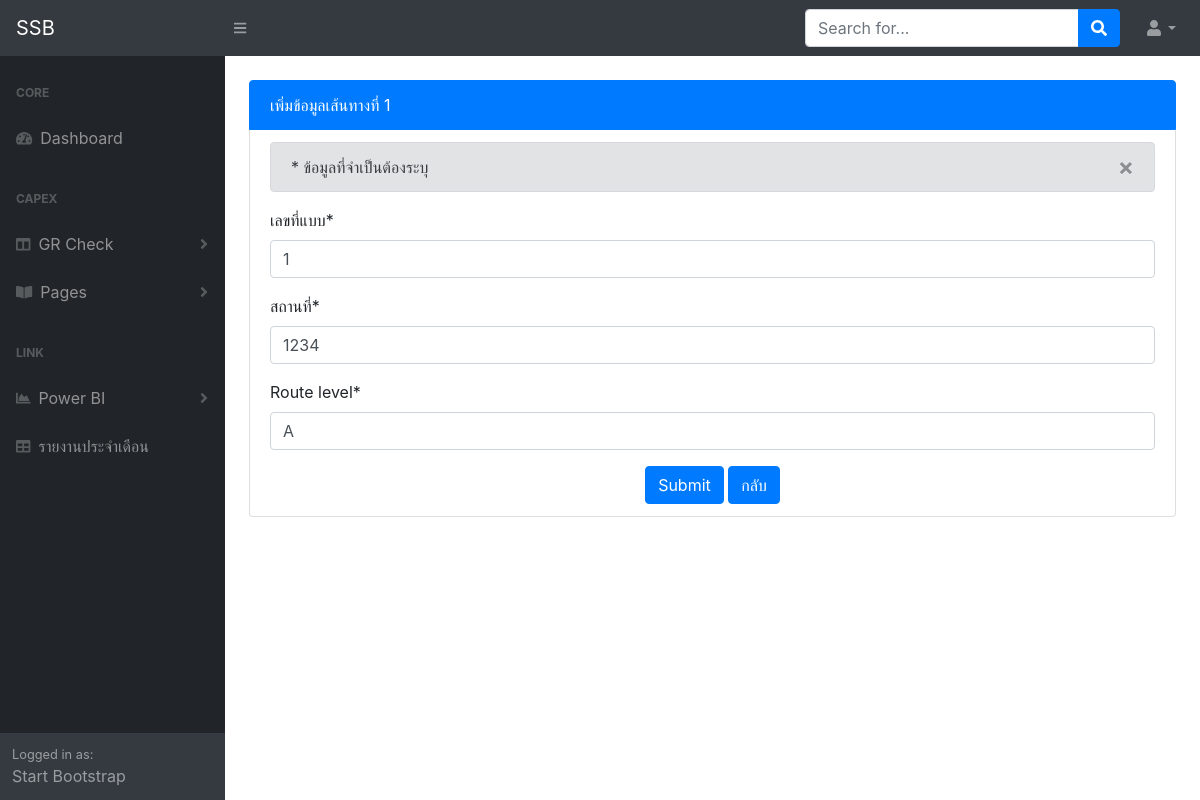
Page /gr_chk/route/2/edit/ on the committed database.
### gr_chk/models.py (models this page shows, shortened)
class Route(models.Model):
    contract = models.ForeignKey(Contract, on_delete=models.CASCADE, related_name='routes')
    def number():
        no = Route.objects.count()
        if no == None:
            return 1
        else:
            return no + 1
    route_order = models.IntegerField(default=number)
    plan_id = models.CharField('เลขที่แบบ', max_length=12)
    route_name = models.CharField('สถานที่', max_length=100)
    route_level = models.CharField(max_length=1)

### gr_chk/views.py (the view)
# urls.py: path('route/<int:pk>/edit/', views.route_edit, name='route_edit'),
def route_edit(request, pk):
    route = get_object_or_404(Route, pk=pk)
    if request.method == "POST":
        form = RouteAddForm(request.POST, instance=route)
        if form.is_valid():
            route = form.save()
            return redirect('contract_detail', pk=route.contract.pk)
    else:
        form = RouteAddForm(instance=route)
    return render(request, 'gr_chk/route_edit.html', {'form': form, 'route_count': route.route_order, 'rtn_pk': route.contract.pk})

### gr_chk/forms.py
class RouteAddForm(forms.ModelForm):
    class Meta:
        model = Route
        fields = ('plan_id', 'route_name', 'route_level')

### gr_chk/templates/gr_chk/route_edit.html (shortened to what this page needs)
{% extends 'accounts/new_base.html' %}
{% load crispy_forms_tags %}
{% block content %}
  <div class="container-fluid">
    <ul class="list-group">
      <li class="list-group-item active">เพิ่มข้อมูลเส้นทางที่ {{ route_count }}</li>
      <li class="list-group-item">
        <div class="alert alert-secondary alert-dismissible fade show" role="alert">
          * ข้อมูลที่จำเป็นต้องระบุ
          <button type="button" class="close" data-dismiss="alert" aria-label="Close">
            <span aria-hidden="true">&times;</span>
          </button>
        </div>
        <div>
          <form method="POST" class="post-form">
            {{ form|crispy }}
            <div class="text-center">
              <input class="btn btn-primary" type="submit" value="Submit">
              <a class="btn btn-primary" href="{% url 'contract_detail' pk=rtn_pk %}">กลับ</a>
            </div>
          </form>
        </div>
      </li>
    </ul>
  </div>
{% endblock content %}

### rows in the picture
Route: plan_id "1", route_name "1234", route_level "A"

### other values in the picture
{{ route_count }} "1"
